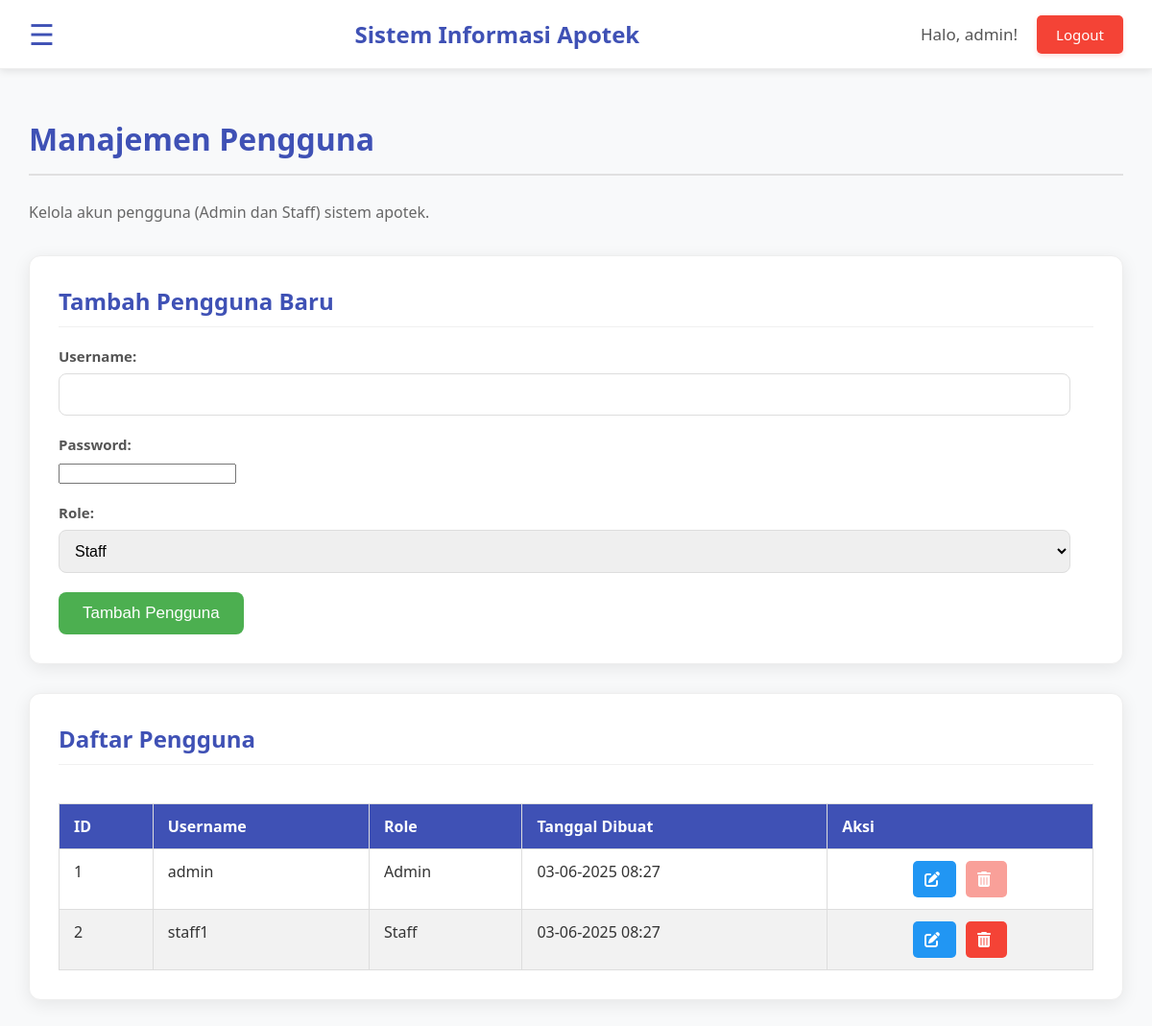
The page /user_management.php (signed in) on the database its author committed.
### tables this page shows
CREATE TABLE users (
    id INT AUTO_INCREMENT PRIMARY KEY,
    username VARCHAR(50) NOT NULL UNIQUE,
    password VARCHAR(255) NOT NULL,  
    role ENUM('admin', 'staff') NOT NULL DEFAULT 'staff',  
    profile_picture VARCHAR(255) DEFAULT 'default_profile.jpg',  
    created_at TIMESTAMP DEFAULT CURRENT_TIMESTAMP  
);

### user_management.php (the view, shortened to what this page needs)
<?php
include 'php/db_connection.php';
include 'php/header.php';
$username = '';
$role = 'staff';
$is_edit = false;
?>
<!DOCTYPE html>
<html lang="id">
<head>
    <link rel="stylesheet" href="css/home.css">
    <link rel="stylesheet" href="css/sidenav.css">
    <link rel="stylesheet" href="https://cdnjs.cloudflare.com/ajax/libs/font-awesome/6.0.0-beta3/css/all.min.css">
</head>
<body>
    <div class="main-content" id="mainContent">
        <h1>Manajemen Pengguna</h1>
        <p>Kelola akun pengguna (Admin dan Staff) sistem apotek.</p>
        <div class="card form-card">
            <h2><?php echo $is_edit ? 'Edit Pengguna' : 'Tambah Pengguna Baru'; ?></h2>
            <form action="user_management.php" method="POST">
                <div class="input-group">
                    <label for="username">Username:</label>
                    <input type="text" id="username" name="username" value="<?php echo htmlspecialchars($username); ?>" required <?php echo $is_edit ? 'readonly' : ''; ?>>
                </div>
                <div class="input-group">
                    <label for="password"><?php echo $is_edit ? 'Password (Biarkan kosong jika tidak diubah):' : 'Password:'; ?></label>
                    <input type="password" id="password" name="password" <?php echo $is_edit ? '' : 'required'; ?>>
                </div>
                <div class="input-group">
                    <label for="role">Role:</label>
                    <select id="role" name="role" required>
                        <option value="staff" <?php echo ($role == 'staff') ? 'selected' : ''; ?>>Staff</option>
                    </select>
                </div>
                <button type="submit" class="btn-primary"><?php echo $is_edit ? 'Perbarui Pengguna' : 'Tambah Pengguna'; ?></button>
            </form>
        </div>
        <div class="card table-card">
            <h2>Daftar Pengguna</h2>
            <div class="table-responsive">
                <table>
                    <thead>
                        <tr>
                            <th>ID</th>
                            <th>Username</th>
                            <th>Role</th>
                            <th>Tanggal Dibuat</th>
                            <th>Aksi</th>
                        </tr>
                    </thead>
                    <tbody>
                        <?php
                        $sql = "SELECT id, username, role, created_at FROM users ORDER BY created_at DESC";
                        $result = $conn->query($sql);
                        if ($result->num_rows > 0) {
                            while($row = $result->fetch_assoc()) {
                                echo "<tr>";
                                echo "<td>" . htmlspecialchars($row['id']) . "</td>";
                                echo "<td>" . htmlspecialchars($row['username']) . "</td>";
                                echo "<td>" . htmlspecialchars(ucfirst($row['role'])) . "</td>";
                                echo "<td>" . date('d-m-Y H:i', strtotime($row['created_at'])) . "</td>";
                                echo "<td class='actions'>";
                                echo "<a href='user_management.php?edit=" . htmlspecialchars($row['id']) . "' class='action-btn edit-btn' title='Edit'><i class='fas fa-edit'></i></a>";
                                if ($row['id'] != $_SESSION['user_id']) {
                                    echo "<a href='user_management.php?delete=" . htmlspecialchars($row['id']) . "' class='action-btn delete-btn' title='Hapus' onclick='return confirm(\"Apakah Anda yakin ingin menghapus pengguna ini? Tindakan ini tidak dapat dibatalkan.\");'><i class='fas fa-trash-alt'></i></a>";
                                } else {
                                    echo "<span class='action-btn delete-btn' style='opacity: 0.5; cursor: not-allowed;' title='Tidak bisa menghapus akun sendiri'><i class='fas fa-trash-alt'></i></span>";
                                }
                                echo "</td>";
                                echo "</tr>";
                            }
                        } else {
                            echo "<tr><td colspan='5'>Tidak ada data pengguna.</td></tr>";
                        }
                        ?>
                    </tbody>
                </table>
            </div>
        </div>
    </div>
</body>
</html>

### css/home.css (style rules this page uses)
body { font-family: 'Segoe UI', Tahoma, Geneva, Verdana, sans-serif; margin: 0; background-color: #f4f7f6; color: #333; display: flex; flex-direction: column; min-height: 100vh; }
.main-content { flex-grow: 1; padding: 30px; margin-left: 0; transition: margin-left 0.5s; background-color: #f8f9fa; min-height: calc(100vh - 70px); box-sizing: border-box; }
.main-content h1 { color: #3f51b5; margin-bottom: 25px; font-size: 32px; border-bottom: 2px solid #e0e0e0; padding-bottom: 15px; }
.main-content p { color: #666; line-height: 1.7; font-size: 16px; margin-bottom: 30px; }
.card { background-color: #ffffff; padding: 30px; border-radius: 12px; box-shadow: 0 4px 18px rgba(0, 0, 0, 0.08); margin-bottom: 30px; border: 1px solid #eee; }
.card h2 { color: #3f51b5; margin-top: 0; margin-bottom: 20px; font-size: 24px; border-bottom: 1px solid #f0f0f0; padding-bottom: 10px; }
.input-group { margin-bottom: 20px; }
.input-group label { display: block; margin-bottom: 8px; font-weight: 600; color: #555; font-size: 15px; }
.input-group input[type="text"], .input-group input[type="number"], .input-group input[type="date"], .input-group textarea, .input-group select { width: calc(100% - 24px); padding: 12px; border: 1px solid #ddd; border-radius: 8px; font-size: 16px; transition: border-color 0.3s ease, box-shadow 0.3s ease; box-sizing: border-box; }
.btn-primary { background-color: #4CAF50; color: white; padding: 12px 25px; border: none; border-radius: 8px; font-size: 17px; cursor: pointer; transition: background-color 0.3s ease, transform 0.2s ease; margin-right: 10px; }
.table-responsive { overflow-x: auto; }
table { width: 100%; border-collapse: collapse; margin-top: 20px; }
table thead tr { background-color: #3f51b5; color: white; text-align: left; }
table th, table td { padding: 12px 15px; border: 1px solid #ddd; vertical-align: top; }
table tbody tr:nth-child(even) { background-color: #f2f2f2; }
.actions { white-space: nowrap; text-align: center; }
.action-btn { display: inline-block; margin: 0 5px; padding: 8px 12px; border-radius: 5px; text-decoration: none; color: white; transition: background-color 0.3s ease, transform 0.2s ease; }
.action-btn i { margin-right: 5px; }
.edit-btn { background-color: #2196F3; }
.delete-btn { background-color: #f44336; }

### rows shown on the page
users: id "1", username "admin", role "Admin", created_at "03-06-2025 08:27"
users: id "2", username "staff1", role "Staff", created_at "03-06-2025 08:27"

### other values the page prints
$_SESSION['username'] "admin"
